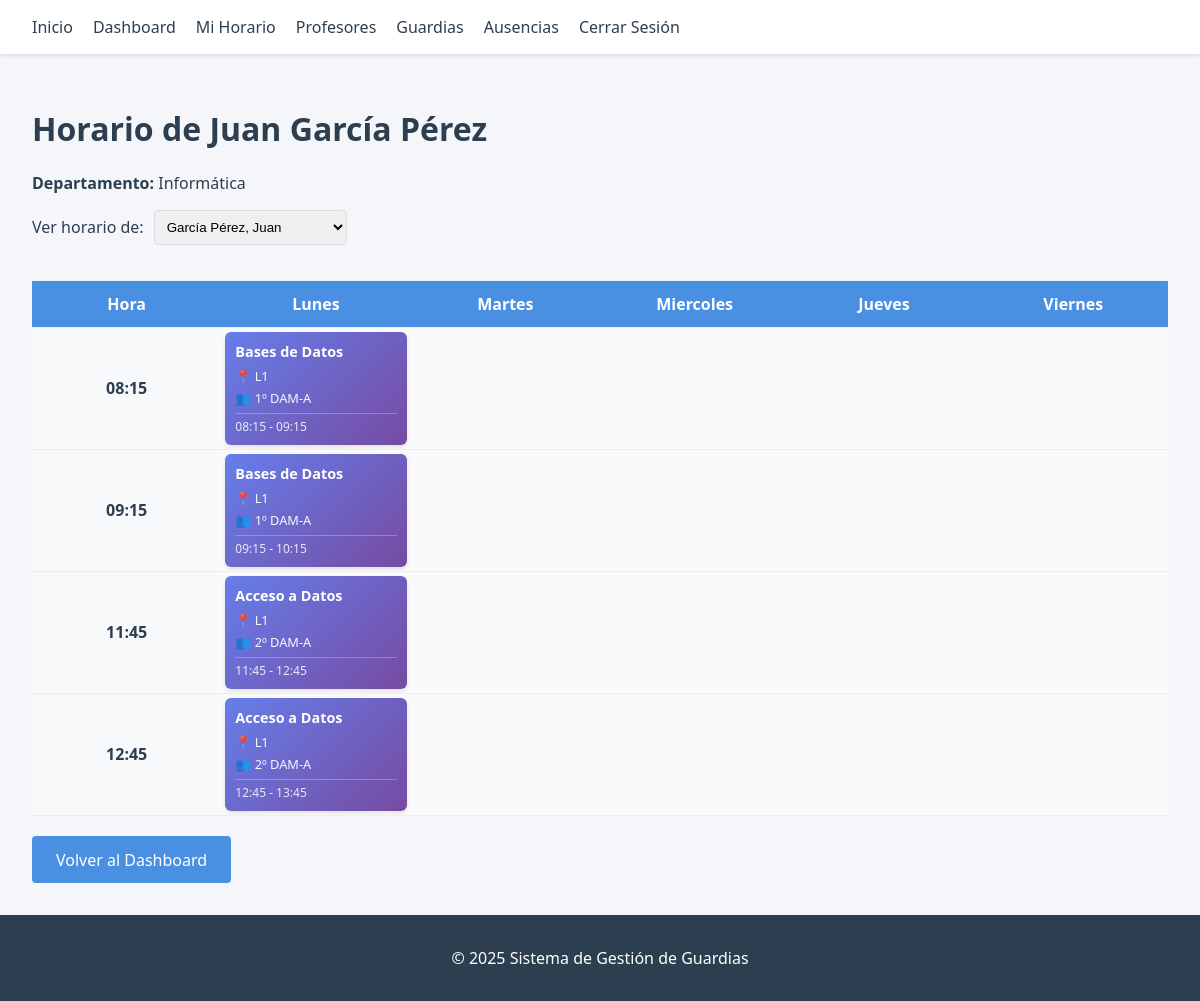
Page /horario_profesor.php?profesor_id=1 (signed in) on the committed database.
### tables this page shows
CREATE TABLE `profesores` (
  `id` int(11) NOT NULL,
  `nombre` varchar(100) NOT NULL,
  `apellidos` varchar(150) NOT NULL,
  `email` varchar(100) DEFAULT NULL,
  `password` varchar(255) DEFAULT NULL,
  `rol` enum('admin','profesor') DEFAULT 'profesor',
  `telefono` varchar(20) DEFAULT NULL,
  `departamento` varchar(100) DEFAULT NULL,
  `horas_contrato` int(11) DEFAULT NULL,
  `estado` enum('activo','baja','excedencia','inactivo') DEFAULT 'activo',
  `fecha_alta` date DEFAULT NULL,
  `fecha_baja` date DEFAULT NULL,
  `observaciones` text DEFAULT NULL
);

CREATE TABLE `horario` (
  `id` int(11) NOT NULL,
  `profesor_id` int(11) NOT NULL,
  `aula_id` int(11) NOT NULL,
  `modulo_id` int(11) NOT NULL,
  `grupo` varchar(50) DEFAULT NULL,
  `dia_semana` enum('lunes','martes','miercoles','jueves','viernes') NOT NULL,
  `hora_inicio` time NOT NULL,
  `hora_fin` time NOT NULL,
  `curso_escolar` varchar(20) NOT NULL
);

CREATE TABLE `modulos` (
  `id` int(11) NOT NULL,
  `nombre` varchar(100) NOT NULL,
  `curso` varchar(50) DEFAULT NULL,
  `horas_semanales` int(11) DEFAULT NULL,
  `departamento` varchar(100) DEFAULT NULL
);

CREATE TABLE `aulas` (
  `id` int(11) NOT NULL,
  `nombre` varchar(50) NOT NULL,
  `capacidad` int(11) DEFAULT NULL,
  `tipo` enum('normal','laboratorio','taller','informatica') DEFAULT 'normal',
  `planta` int(11) DEFAULT NULL,
  `observaciones` text DEFAULT NULL
);

### horario_profesor.php (the view, shortened to what this page needs)
<?php
require_once 'conexion.php';
include 'includes/header.php';
$profesor_id = isset($_GET['profesor_id']) ? (int)$_GET['profesor_id'] : $_SESSION['user_id'];
$stmt = $pdo->prepare("SELECT nombre, apellidos, departamento FROM profesores WHERE id = ?");
$stmt->execute([$profesor_id]);
$profesor = $stmt->fetch();
$sql = "SELECT h.*, a.nombre as aula, m.nombre as modulo, h.grupo
        FROM horario h
        LEFT JOIN aulas a ON h.aula_id = a.id
        LEFT JOIN modulos m ON h.modulo_id = m.id
        WHERE h.profesor_id = ? AND h.curso_escolar = '2024-2025'
        ORDER BY
            FIELD(h.dia_semana, 'lunes', 'martes', 'miercoles', 'jueves', 'viernes'),
            h.hora_inicio";
$stmt = $pdo->prepare($sql);
$stmt->execute([$profesor_id]);
$horarios = $stmt->fetchAll();
$schedule = [];
$time_slots = [];
foreach ($horarios as $horario) {
    $dia = $horario['dia_semana'];
    $hora = substr($horario['hora_inicio'], 0, 5);
    if (!isset($schedule[$dia])) {
        $schedule[$dia] = [];
    }
    $schedule[$dia][$hora] = $horario;
    if (!in_array($hora, $time_slots)) {
        $time_slots[] = $hora;
    }
}
sort($time_slots);
$dias = ['lunes', 'martes', 'miercoles', 'jueves', 'viernes'];
$all_teachers = [];
if (isset($_SESSION['user_role']) && $_SESSION['user_role'] === 'admin') {
    $stmt = $pdo->query("SELECT id, nombre, apellidos FROM profesores WHERE estado = 'activo' ORDER BY apellidos, nombre");
    $all_teachers = $stmt->fetchAll();
}
?>
<h1>Horario de <?php echo htmlspecialchars($profesor['nombre'] . ' ' . $profesor['apellidos']); ?></h1>
<p><strong>Departamento:</strong> <?php echo htmlspecialchars($profesor['departamento']); ?></p>
<?php if (!empty($all_teachers)): ?>
<div style="margin-bottom: 20px;">
    <form method="GET" action="" style="display: inline-flex; gap: 10px; align-items: center;">
        <label for="profesor_id">Ver horario de:</label>
        <select name="profesor_id" id="profesor_id" onchange="this.form.submit()" style="padding: 0.5rem; border: 1px solid #ddd; border-radius: 4px;">
            <?php foreach ($all_teachers as $teacher): ?>
                <option value="<?php echo $teacher['id']; ?>" <?php echo $teacher['id'] == $profesor_id ? 'selected' : ''; ?>>
                    <?php echo htmlspecialchars($teacher['apellidos'] . ', ' . $teacher['nombre']); ?>
                </option>
            <?php endforeach; ?>
        </select>
    </form>
</div>
<?php endif; ?>
<?php if (empty($horarios)): ?>
    <div class="alert" style="background-color: #fff3cd; color: #856404; border: 1px solid #ffeaa7;">
        No hay horarios asignados para este profesor en el curso actual.
    </div>
<?php else: ?>
    <div class="schedule-grid">
        <table class="schedule-table">
            <thead>
                <tr>
                    <th>Hora</th>
                    <?php foreach ($dias as $dia): ?>
                        <th><?php echo ucfirst($dia); ?></th>
                    <?php endforeach; ?>
                </tr>
            </thead>
            <tbody>
                <?php foreach ($time_slots as $hora): ?>
                <tr>
                    <td class="time-slot"><strong><?php echo $hora; ?></strong></td>
                    <?php foreach ($dias as $dia): ?>
                        <td class="schedule-cell">
                            <?php if (isset($schedule[$dia][$hora])):
                                $clase = $schedule[$dia][$hora];
                            ?>
                                <div class="class-block">
                                    <div class="class-module"><?php echo htmlspecialchars($clase['modulo']); ?></div>
                                    <div class="class-details">
                                        <span class="class-room">📍 <?php echo htmlspecialchars($clase['aula']); ?></span>
                                        <span class="class-group">👥 <?php echo htmlspecialchars($clase['grupo']); ?></span>
                                    </div>
                                    <div class="class-time">
                                        <?php echo substr($clase['hora_inicio'], 0, 5) . ' - ' . substr($clase['hora_fin'], 0, 5); ?>
                                    </div>
                                </div>
                            <?php endif; ?>
                        </td>
                    <?php endforeach; ?>
                </tr>
                <?php endforeach; ?>
            </tbody>
        </table>
    </div>
<?php endif; ?>
<div style="margin-top: 20px;">
    <a href="dashboard.php" class="btn">Volver al Dashboard</a>
</div>
<?php include 'includes/footer.php'; ?>

### assets/css/style.css (style rules this page uses)
:root { --primary-color: #4a90e2; --secondary-color: #f5f6fa; --text-color: #2c3e50; --danger-color: #e74c3c; --success-color: #2ecc71; }
body { font-family: 'Segoe UI', Tahoma, Geneva, Verdana, sans-serif; background-color: var(--secondary-color); color: var(--text-color); margin: 0; padding: 0; display: flex; flex-direction: column; min-height: 100vh; }
.btn { display: inline-block; background-color: var(--primary-color); color: #fff; padding: 0.8rem 1.5rem; border: none; border-radius: 4px; cursor: pointer; font-size: 1rem; transition: background 0.3s; text-decoration: none; }
table { width: 100%; border-collapse: collapse; margin-top: 1rem; background: #fff; box-shadow: 0 1px 3px rgba(0,0,0,0.1); }
th, td { padding: 1rem; text-align: left; border-bottom: 1px solid #eee; }
th { background-color: #f8f9fa; font-weight: 600; }
.schedule-grid { overflow-x: auto; margin-top: 20px; }
.schedule-table { min-width: 800px; table-layout: fixed; }
.schedule-table th { background-color: var(--primary-color); color: white; text-align: center; padding: 12px 8px; }
.schedule-table .time-slot { background-color: #f8f9fa; font-weight: 600; text-align: center; width: 80px; }
.schedule-cell { padding: 4px; vertical-align: top; min-height: 80px; background-color: #fafafa; }
.class-block { background: linear-gradient(135deg, #667eea 0%, #764ba2 100%); color: white; padding: 10px; border-radius: 6px; font-size: 0.85rem; height: 100%; box-shadow: 0 2px 4px rgba(0,0,0,0.1); transition: transform 0.2s; }
.class-module { font-weight: 600; margin-bottom: 6px; font-size: 0.9rem; }
.class-details { display: flex; flex-direction: column; gap: 4px; margin-bottom: 6px; font-size: 0.8rem; opacity: 0.95; }
.class-room, .class-group { display: block; }
.class-time { font-size: 0.75rem; opacity: 0.85; margin-top: 4px; padding-top: 4px; border-top: 1px solid rgba(255,255,255,0.3); }

### rows in the picture
profesores: nombre+apellidos "Juan García Pérez", departamento "Informática"
horario: modulo.nombre "Bases de Datos", aula.nombre "L1", grupo "1º DAM-A", hora_inicio "08:15", hora_fin "09:15"
horario: modulo.nombre "Bases de Datos", aula.nombre "L1", grupo "1º DAM-A", hora_inicio "09:15", hora_fin "10:15"
horario: modulo.nombre "Acceso a Datos", aula.nombre "L1", grupo "2º DAM-A", hora_inicio "11:45", hora_fin "12:45"
horario: modulo.nombre "Acceso a Datos", aula.nombre "L1", grupo "2º DAM-A", hora_inicio "12:45", hora_fin "13:45"

### other values in the picture
$dia "Lunes"
$dia "Martes"
$dia "Miercoles"
$dia "Jueves"
$dia "Viernes"
$hora "08:15"
$hora "09:15"
$hora "11:45"
$hora "12:45"
form field profesor_id "García Pérez, Juan"
